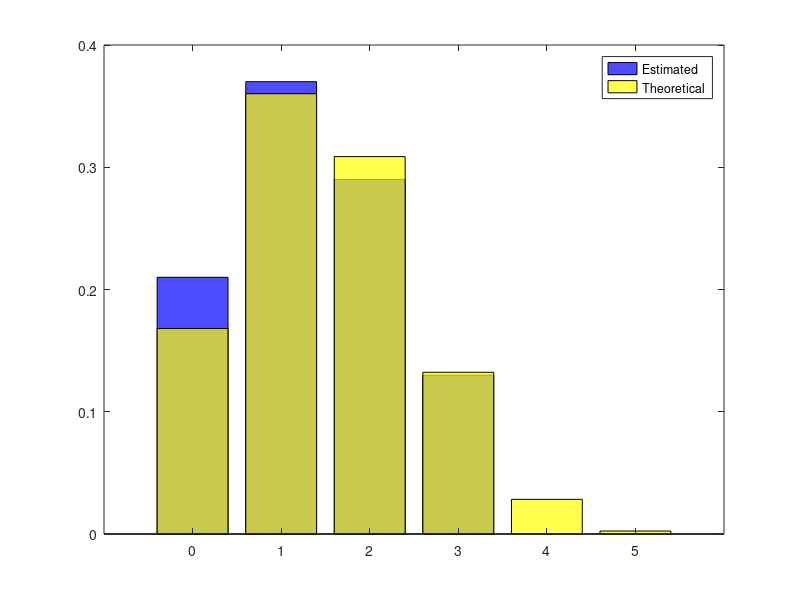

The MATLAB source for this figure:
clear ALL
pkg load statistics

p=0.3
u=rand

X=(u < p)
n=5

%  Verify 
N=100
for j=1:N
for i=1:n
  U=rand;
  Bino(i)=(U < p); % generate a sample of N values
end
S(j)=sum(Bino)
end
 
disp("S: ")
disp(S)

Frq_a=hist(S,0:n)
Frq_r = Frq_a / N   % compute the relative frequency
disp('Estimated Binomial distribution')
disp([0:n; Frq_r])
disp('Theoretical Binomial distribution')
disp([0:n; binopdf(0:n,n,p)])

bar(0:n , Frq_r, 'b')
hold on
bar(0:n , binopdf(0:n, n, p), 'y')
legend('Estimated', 'Theoretical')
set(findobj('type', 'patch'), 'facealpha', 0.7)
